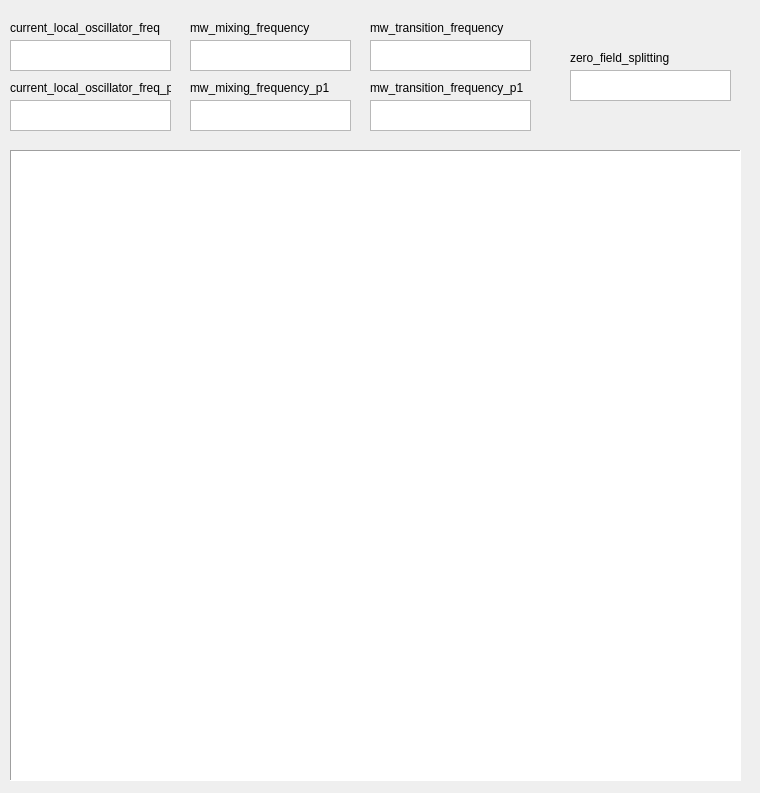
<?xml version="1.0" encoding="UTF-8"?>
<ui version="4.0">
 <class>window</class>
 <widget class="QWidget" name="window">
  <property name="geometry">
   <rect>
    <x>0</x>
    <y>0</y>
    <width>760</width>
    <height>793</height>
   </rect>
  </property>
  <property name="windowTitle">
   <string>Form</string>
  </property>
  <property name="windowOpacity">
   <double>1.000000000000000</double>
  </property>
  <property name="autoFillBackground">
   <bool>false</bool>
  </property>
  <widget class="QPushButton" name="remove_next_script_button">
   <property name="geometry">
    <rect>
     <x>680</x>
     <y>970</y>
     <width>761</width>
     <height>31</height>
    </rect>
   </property>
   <property name="text">
    <string>Remove next script</string>
   </property>
  </widget>
  <widget class="QTableWidgetEnhancedDrop" name="script_queue_table">
   <property name="enabled">
    <bool>true</bool>
   </property>
   <property name="geometry">
    <rect>
     <x>10</x>
     <y>150</y>
     <width>731</width>
     <height>631</height>
    </rect>
   </property>
   <property name="autoFillBackground">
    <bool>false</bool>
   </property>
   <property name="frameShape">
    <enum>QFrame::Panel</enum>
   </property>
   <property name="selectionMode">
    <enum>QAbstractItemView::MultiSelection</enum>
   </property>
  </widget>
  <widget class="QPushButton" name="set_stop_request_button">
   <property name="geometry">
    <rect>
     <x>680</x>
     <y>1010</y>
     <width>761</width>
     <height>41</height>
    </rect>
   </property>
   <property name="text">
    <string>Set stop_request</string>
   </property>
  </widget>
  <widget class="QTextBrowser" name="current_local_oscillator_freq_text_field">
   <property name="enabled">
    <bool>true</bool>
   </property>
   <property name="geometry">
    <rect>
     <x>10</x>
     <y>40</y>
     <width>161</width>
     <height>31</height>
    </rect>
   </property>
   <property name="readOnly">
    <bool>false</bool>
   </property>
  </widget>
  <widget class="QLabel" name="current_local_oscillator_freq_label">
   <property name="enabled">
    <bool>true</bool>
   </property>
   <property name="geometry">
    <rect>
     <x>10</x>
     <y>20</y>
     <width>151</width>
     <height>16</height>
    </rect>
   </property>
   <property name="text">
    <string>current_local_oscillator_freq</string>
   </property>
  </widget>
  <widget class="QLabel" name="current_local_oscillator_freq_label_2">
   <property name="enabled">
    <bool>true</bool>
   </property>
   <property name="geometry">
    <rect>
     <x>10</x>
     <y>80</y>
     <width>161</width>
     <height>16</height>
    </rect>
   </property>
   <property name="text">
    <string>current_local_oscillator_freq_p1</string>
   </property>
  </widget>
  <widget class="QTextBrowser" name="current_local_oscillator_freq_p1_text_field">
   <property name="enabled">
    <bool>true</bool>
   </property>
   <property name="geometry">
    <rect>
     <x>10</x>
     <y>100</y>
     <width>161</width>
     <height>31</height>
    </rect>
   </property>
   <property name="readOnly">
    <bool>false</bool>
   </property>
  </widget>
  <widget class="QLabel" name="current_local_oscillator_freq_label_3">
   <property name="enabled">
    <bool>true</bool>
   </property>
   <property name="geometry">
    <rect>
     <x>190</x>
     <y>20</y>
     <width>161</width>
     <height>16</height>
    </rect>
   </property>
   <property name="text">
    <string>mw_mixing_frequency</string>
   </property>
  </widget>
  <widget class="QLabel" name="current_local_oscillator_freq_label_4">
   <property name="enabled">
    <bool>true</bool>
   </property>
   <property name="geometry">
    <rect>
     <x>190</x>
     <y>80</y>
     <width>161</width>
     <height>16</height>
    </rect>
   </property>
   <property name="text">
    <string>mw_mixing_frequency_p1</string>
   </property>
  </widget>
  <widget class="QLabel" name="current_local_oscillator_freq_label_5">
   <property name="enabled">
    <bool>true</bool>
   </property>
   <property name="geometry">
    <rect>
     <x>370</x>
     <y>20</y>
     <width>161</width>
     <height>16</height>
    </rect>
   </property>
   <property name="text">
    <string>mw_transition_frequency</string>
   </property>
  </widget>
  <widget class="QLabel" name="current_local_oscillator_freq_label_6">
   <property name="enabled">
    <bool>true</bool>
   </property>
   <property name="geometry">
    <rect>
     <x>370</x>
     <y>80</y>
     <width>161</width>
     <height>16</height>
    </rect>
   </property>
   <property name="text">
    <string>mw_transition_frequency_p1</string>
   </property>
  </widget>
  <widget class="QTextBrowser" name="mw_mixing_frequency_text_field">
   <property name="enabled">
    <bool>true</bool>
   </property>
   <property name="geometry">
    <rect>
     <x>190</x>
     <y>40</y>
     <width>161</width>
     <height>31</height>
    </rect>
   </property>
   <property name="readOnly">
    <bool>false</bool>
   </property>
  </widget>
  <widget class="QTextBrowser" name="mw_mixing_frequency_p1_text_field">
   <property name="enabled">
    <bool>true</bool>
   </property>
   <property name="geometry">
    <rect>
     <x>190</x>
     <y>100</y>
     <width>161</width>
     <height>31</height>
    </rect>
   </property>
   <property name="readOnly">
    <bool>false</bool>
   </property>
  </widget>
  <widget class="QTextBrowser" name="mw_transition_frequency_text_field">
   <property name="enabled">
    <bool>true</bool>
   </property>
   <property name="geometry">
    <rect>
     <x>370</x>
     <y>40</y>
     <width>161</width>
     <height>31</height>
    </rect>
   </property>
   <property name="readOnly">
    <bool>false</bool>
   </property>
  </widget>
  <widget class="QTextBrowser" name="mw_transition_frequency_p1_text_field">
   <property name="enabled">
    <bool>true</bool>
   </property>
   <property name="geometry">
    <rect>
     <x>370</x>
     <y>100</y>
     <width>161</width>
     <height>31</height>
    </rect>
   </property>
   <property name="readOnly">
    <bool>false</bool>
   </property>
  </widget>
  <widget class="QLabel" name="current_local_oscillator_freq_label_7">
   <property name="enabled">
    <bool>true</bool>
   </property>
   <property name="geometry">
    <rect>
     <x>570</x>
     <y>50</y>
     <width>161</width>
     <height>16</height>
    </rect>
   </property>
   <property name="text">
    <string>zero_field_splitting</string>
   </property>
  </widget>
  <widget class="QTextBrowser" name="zero_field_splitting_text_field">
   <property name="enabled">
    <bool>true</bool>
   </property>
   <property name="geometry">
    <rect>
     <x>570</x>
     <y>70</y>
     <width>161</width>
     <height>31</height>
    </rect>
   </property>
   <property name="readOnly">
    <bool>false</bool>
   </property>
  </widget>
 </widget>
 <customwidgets>
  <customwidget>
   <class>QTableWidgetEnhancedDrop</class>
   <extends>QTableWidget</extends>
   <header>qutip_enhanced/qtgui/custom_widgets.h</header>
  </customwidget>
 </customwidgets>
 <resources/>
 <connections/>
</ui>
